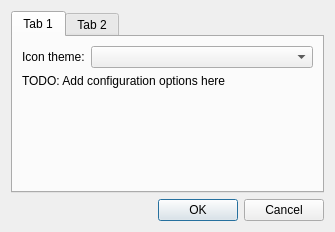
<?xml version="1.0" encoding="UTF-8"?>
<ui version="4.0">
 <class>PreferencesDialog</class>
 <widget class="QDialog" name="PreferencesDialog">
  <property name="geometry">
   <rect>
    <x>0</x>
    <y>0</y>
    <width>335</width>
    <height>232</height>
   </rect>
  </property>
  <property name="windowTitle">
   <string>Preferences</string>
  </property>
  <layout class="QVBoxLayout" name="verticalLayout">
   <item>
    <widget class="QTabWidget" name="tabWidget">
     <property name="currentIndex">
      <number>0</number>
     </property>
     <widget class="QWidget" name="tab">
      <attribute name="title">
       <string>Tab 1</string>
      </attribute>
      <layout class="QFormLayout" name="formLayout">
       <item row="0" column="0">
        <widget class="QLabel" name="iconThemeLabel">
         <property name="text">
          <string>Icon theme:</string>
         </property>
        </widget>
       </item>
       <item row="0" column="1">
        <widget class="QComboBox" name="iconTheme"/>
       </item>
       <item row="1" column="0" colspan="2">
        <widget class="QLabel" name="label">
         <property name="text">
          <string>TODO: Add configuration options here</string>
         </property>
        </widget>
       </item>
      </layout>
     </widget>
     <widget class="QWidget" name="tab_2">
      <attribute name="title">
       <string>Tab 2</string>
      </attribute>
     </widget>
    </widget>
   </item>
   <item>
    <widget class="QDialogButtonBox" name="buttonBox">
     <property name="orientation">
      <enum>Qt::Horizontal</enum>
     </property>
     <property name="standardButtons">
      <set>QDialogButtonBox::Cancel|QDialogButtonBox::Ok</set>
     </property>
    </widget>
   </item>
  </layout>
 </widget>
 <resources/>
 <connections>
  <connection>
   <sender>buttonBox</sender>
   <signal>accepted()</signal>
   <receiver>PreferencesDialog</receiver>
   <slot>accept()</slot>
   <hints>
    <hint type="sourcelabel">
     <x>248</x>
     <y>254</y>
    </hint>
    <hint type="destinationlabel">
     <x>157</x>
     <y>274</y>
    </hint>
   </hints>
  </connection>
  <connection>
   <sender>buttonBox</sender>
   <signal>rejected()</signal>
   <receiver>PreferencesDialog</receiver>
   <slot>reject()</slot>
   <hints>
    <hint type="sourcelabel">
     <x>316</x>
     <y>260</y>
    </hint>
    <hint type="destinationlabel">
     <x>286</x>
     <y>274</y>
    </hint>
   </hints>
  </connection>
 </connections>
</ui>
